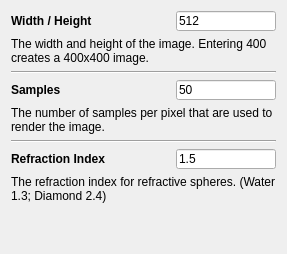
           <widget class="QWidget" name="fixed">
            <property name="sizePolicy">
             <sizepolicy hsizetype="Preferred" vsizetype="Preferred">
              <horstretch>0</horstretch>
              <verstretch>0</verstretch>
             </sizepolicy>
            </property>
            <property name="maximumSize">
             <size>
              <width>16777215</width>
              <height>16777215</height>
             </size>
            </property>
            <layout class="QVBoxLayout" name="verticalLayout_3">
             <item>
              <layout class="QHBoxLayout" name="horizontalLayout_2">
               <item>
                <widget class="QLabel" name="fixedSizeLabel">
                 <property name="font">
                  <font>
                   <weight>75</weight>
                   <bold>true</bold>
                  </font>
                 </property>
                 <property name="toolTip">
                  <string/>
                 </property>
                 <property name="toolTipDuration">
                  <number>-1</number>
                 </property>
                 <property name="text">
                  <string>Width / Height</string>
                 </property>
                </widget>
               </item>
               <item>
                <widget class="QLineEdit" name="fixedSize">
                 <property name="maximumSize">
                  <size>
                   <width>100</width>
                   <height>20</height>
                  </size>
                 </property>
                 <property name="toolTip">
                  <string/>
                 </property>
                 <property name="text">
                  <string>512</string>
                 </property>
                </widget>
               </item>
              </layout>
             </item>
             <item>
              <widget class="QLabel" name="label">
               <property name="maximumSize">
                <size>
                 <width>16777215</width>
                 <height>16777215</height>
                </size>
               </property>
               <property name="text">
                <string>The width and height of the image. Entering 400 creates a 400x400 image.</string>
               </property>
               <property name="wordWrap">
                <bool>true</bool>
               </property>
              </widget>
             </item>
             <item>
              <widget class="Line" name="line">
               <property name="orientation">
                <enum>Qt::Horizontal</enum>
               </property>
              </widget>
             </item>
             <item>
              <layout class="QHBoxLayout" name="horizontalLayout_3">
               <item>
                <widget class="QLabel" name="fixedSamplesLabel">
                 <property name="font">
                  <font>
                   <weight>75</weight>
                   <bold>true</bold>
                  </font>
                 </property>
                 <property name="text">
                  <string>Samples</string>
                 </property>
                </widget>
               </item>
               <item>
                <widget class="QLineEdit" name="fixedSamples">
                 <property name="maximumSize">
                  <size>
                   <width>100</width>
                   <height>20</height>
                  </size>
                 </property>
                 <property name="toolTip">
                  <string/>
                 </property>
                 <property name="text">
                  <string>50</string>
                 </property>
                </widget>
               </item>
              </layout>
             </item>
             <item>
              <widget class="QLabel" name="label_2">
               <property name="text">
                <string>The number of samples per pixel that are used to render the image.</string>
               </property>
               <property name="wordWrap">
                <bool>true</bool>
               </property>
              </widget>
             </item>
             <item>
              <widget class="Line" name="line_2">
               <property name="orientation">
                <enum>Qt::Horizontal</enum>
               </property>
              </widget>
             </item>
             <item>
              <layout class="QHBoxLayout" name="horizontalLayout_4">
               <item>
                <widget class="QLabel" name="fixedRefractionLabel">
                 <property name="font">
                  <font>
                   <weight>75</weight>
                   <bold>true</bold>
                  </font>
                 </property>
                 <property name="text">
                  <string>Refraction Index</string>
                 </property>
                </widget>
               </item>
               <item>
                <widget class="QLineEdit" name="fixedRefraction">
                 <property name="maximumSize">
                  <size>
                   <width>100</width>
                   <height>20</height>
                  </size>
                 </property>
                 <property name="toolTip">
                  <string/>
                 </property>
                 <property name="text">
                  <string>1.5</string>
                 </property>
                </widget>
               </item>
              </layout>
             </item>
             <item>
              <widget class="QLabel" name="label_3">
               <property name="text">
                <string>The refraction index for refractive spheres. (Water 1.3; Diamond 2.4)</string>
               </property>
               <property name="wordWrap">
                <bool>true</bool>
               </property>
              </widget>
             </item>
             <item>
              <spacer name="verticalSpacer">
               <property name="orientation">
                <enum>Qt::Vertical</enum>
               </property>
               <property name="sizeHint" stdset="0">
                <size>
                 <width>20</width>
                 <height>40</height>
                </size>
               </property>
              </spacer>
             </item>
            </layout>
           </widget>
